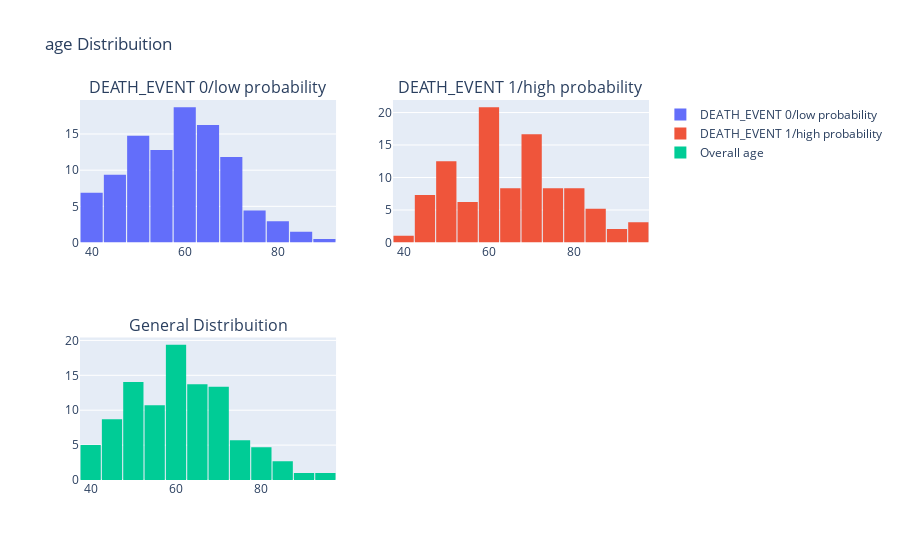

Notebook code for this chart:
### Code cell
df_good = df.loc[df["DEATH_EVENT"] == 0]['age'].values.tolist()
df_bad = df.loc[df["DEATH_EVENT"] == 1]['age'].values.tolist()
df_age = df['age'].values.tolist()


fig1_1= go.Histogram(x=df_good,histnorm='percent',name="DEATH_EVENT 0/low probability")

fig1_2= go.Histogram(x=df_bad, histnorm='percent',name="DEATH_EVENT 1/high probability",autobinx=False)

fig1_3= go.Histogram(x=df_age,histnorm='percent',name="Overall age")

fig = tls.make_subplots(rows=2, cols=2,subplot_titles=('DEATH_EVENT 0/low probability','DEATH_EVENT 1/high probability', 'General Distribuition'))


fig.append_trace(fig1_1, 1, 1)
fig.append_trace(fig1_2, 1, 2)
fig.append_trace(fig1_3, 2, 1)

fig['layout'].update(showlegend=True, title='age Distribuition', bargap=0.05)
py.iplot(fig, filename='A1')

### Figure 1 — Plotly figure (JSON) as saved in the notebook; plotly's stock layout.template omitted (floating-point values rounded to 4 significant figures; data arrays with more than 128 entries replaced by an {"elided": "..."} marker saying what was removed)
{"data": [{"histnorm": "percent", "name": "DEATH_EVENT 0/low probability", "type": "histogram", "x": {"elided": "203 float values"}, "xaxis": "x", "yaxis": "y"}, {"autobinx": false, "histnorm": "percent", "name": "DEATH_EVENT 1/high probability", "type": "histogram", "x": [75, 55, 65, 50, 65, 90, 75, 60, 65, 80, 75, 62, 45, 50, 82, 87, 45, 70, 48, 65, 68, 75, 80, 95, 70, 58, 82, 94, 85, 50, 65, 69, 90, 82, 60, 70, 50, 70, 60, 50, 51, 60, 80, 57, 68, 53, 60, 70, 60, 95, 49, 72, 45, 50, 45, 60, 42, 72, 70, 65, 85, 69, 60, 60, 59, 60, 72, 85, 70, 86, 60, 46, 80, 72, 75, 72, 50, 45, 80, 59, 59, 65, 75, 58, 60.67, 50, 60, 45, 77, 48, 54, 73, 60, 55, 65, 55], "xaxis": "x2", "yaxis": "y2"}, {"histnorm": "percent", "name": "Overall age", "type": "histogram", "x": {"elided": "299 float values"}, "xaxis": "x3", "yaxis": "y3"}], "layout": {"annotations": [{"font": {"size": 16}, "showarrow": false, "text": "DEATH_EVENT 0/low probability", "x": 0.225, "xanchor": "center", "xref": "paper", "y": 1, "yanchor": "bottom", "yref": "paper"}, {"font": {"size": 16}, "showarrow": false, "text": "DEATH_EVENT 1/high probability", "x": 0.775, "xanchor": "center", "xref": "paper", "y": 1, "yanchor": "bottom", "yref": "paper"}, {"font": {"size": 16}, "showarrow": false, "text": "General Distribuition", "x": 0.225, "xanchor": "center", "xref": "paper", "y": 0.375, "yanchor": "bottom", "yref": "paper"}], "bargap": 0.05, "showlegend": true, "title": {"text": "age Distribuition"}, "xaxis": {"anchor": "y", "domain": [0, 0.45]}, "xaxis2": {"anchor": "y2", "domain": [0.55, 1]}, "xaxis3": {"anchor": "y3", "domain": [0, 0.45]}, "xaxis4": {"anchor": "y4", "domain": [0.55, 1]}, "yaxis": {"anchor": "x", "domain": [0.625, 1]}, "yaxis2": {"anchor": "x2", "domain": [0.625, 1]}, "yaxis3": {"anchor": "x3", "domain": [0, 0.375]}, "yaxis4": {"anchor": "x4", "domain": [0, 0.375]}}}
